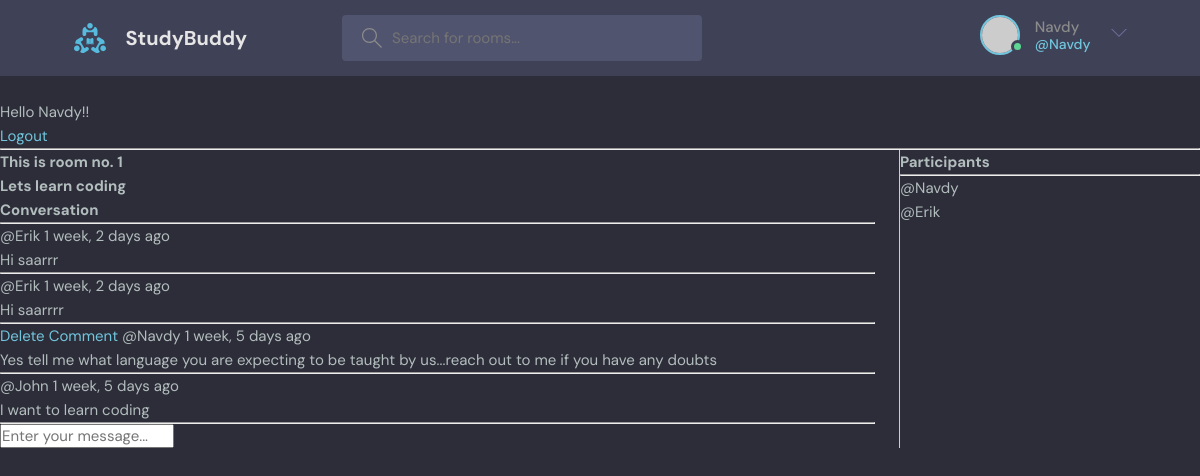
Screenshot of /room/1/ (signed in) with the database file from the repository.
### base/models.py (models this page shows, shortened)
class Rooms(models.Model):
    host = models.ForeignKey(User,on_delete=models.SET_NULL,null=True)
    topic = models.ForeignKey(Topic,on_delete=models.SET_NULL,null=True)
    name = models.CharField(max_length=200)
    participants = models.ManyToManyField(User,related_name='participants')
    description = models.TextField(null=True,blank=True)
    updated = models.DateTimeField(auto_now=True)
    added = models.DateTimeField(auto_now_add=True)
    class Meta:
        ordering = ['-updated','-added']

class Message(models.Model):
    user = models.ForeignKey(User,on_delete=models.CASCADE)
    room = models.ForeignKey(Rooms,on_delete=models.CASCADE)
    body = models.TextField()
    updated = models.DateTimeField(auto_now=True)
    added = models.DateTimeField(auto_now_add=True)
    class Meta:
            ordering = ['-updated','-added']

### base/views.py (the view, shortened to what this page needs)
# urls.py: path('room/<str:pk>/',views.room,name='room'),
def room(request,pk):
    room = Rooms.objects.get(id=pk)
    room_messages = room.message_set.all()
    participants = room.participants.all()
    return render(request,'base/rooms.html',{'room':room,'room_messages':room_messages,'participants':participants})

### base/templates/base/rooms.html (shortened to what this page needs)
{% extends 'main.html' %}
{% block content %}
<div class="comments">
    <div class="comments-left">
        <h1>This is room no. {{room.id}}</h1>
        <h3>{{ room.name }}</h3>
        <div class="comment-wrapper">
            <h3>Conversation</h3>
            <hr>
            {% for message in room_messages %}
            <div>
                {% if message.user == request.user %}
                <a href="{% url 'delete-message' message.id %}">Delete Comment</a>
                {% endif %}
                <small>@{{message.user}} {{message.added|timesince}} ago </small>
                <p>{{message.body}}</p><hr>
            </div>
            {% endfor %}
        </div>
        <div>
        {% if request.user.is_authenticated %}
        <div class="comment-form">
            <form method="POST" action="">
                <input type="text" name="body" placeholder="Enter your message..." />
            </form>
        </div>
        {% endif %}
        </div>
    </div>
    <div class="comments-right">
        <h3>Participants</h3><hr>
        {% for user in participants %}
            <div>
                <p>@{{user.username}}</p>
            </div>
        {% endfor %}
    </div>
</div>
{% endblock %}

### templates/navbar.html (shortened to what this page needs)
{% load static %}
<header class="header header--loggedIn">
      <div class="container">
        <a href="{% url 'home' %}" class="header__logo">
          <img src="{% static 'images/logo.svg' %}" />
          <h1>StudyBuddy</h1>
        </a>
        <form class="header__search" method="GET" action="{% url 'home' %}">
          <label>
            <input name="q" placeholder="Search for rooms..." />
          </label>
        </form>
        <nav class="header__menu">
            {% if request.user.is_authenticated %}
          <div class="header__user">
            <a href="profile.html">
              <div class="avatar avatar--medium active">
                <img src="https://randomuser.me/api/portraits/men/37.jpg" />
              </div>
              <p>{{ request.user.username }}<span>@{{ request.user.username }}</span></p>
            </a>
            <button class="dropdown-button">
              <svg version="1.1" xmlns="http://www.w3.org/2000/svg" width="32" height="32" viewBox="0 0 32 32">
                <title>chevron-down</title>
                <path d="M16 21l-13-13h-3l16 16 16-16h-3l-13 13z"></path>
              </svg>
            </button>
          </div>
          {% else %}
          <a href="{% url 'login' %}">
            <img src="{% static 'images/avatar.svg' %}" />
            <p>Login</p>
          </a>
{% endif %}
        </nav>
      </div>
    </header>
<br>
{% if request.user.is_authenticated %}
<p>Hello {{request.user}}!!</p>
    <a href="{% url 'logout' %}" font-size="50px">Logout</a>
{% else%}
<a href="{% url 'login' %}" font-size="50px">Login</a>
{% endif %}
<hr>

### static/styles/style.css (style rules this page uses)
:root { --color-main: #71c6dd; --color-main-light: #e1f6fb; --color-dark: #3f4156; --color-dark-medium: #51546e; --color-dark-light: #696d97; --color-light: #e5e5e5; --color-gray: #8b8b8b; --color-light-gray: #b2bdbd; --color-bg: #2d2d39; --color-success: #5dd693; --color-error: #fc4b0b; }
* { font-family: "DM Sans", -apple-system, BlinkMacSystemFont, "Segoe UI", Roboto, Oxygen, Ubuntu, Cantarell, "Open Sans", "Helvetica Neue", sans-serif; margin: 0; padding: 0; box-sizing: border-box; text-rendering: optimizeLegibility; font-size: inherit; }
html { font-size: 56.25%; }
@media only screen and (min-width: 1200px) { html { font-size: 62.5%; } }
body { line-height: 1.6; font-weight: 400; font-size: 1.5rem; color: var(--color-light-gray); background-color: var(--color-bg); min-height: 100vh; }
img { width: 100%; }
a { display: inline-block; color: var(--color-main); text-decoration: none; }
.container { max-width: 120rem; width: 90%; margin: auto; }
.avatar { position: relative; display: inline-block; border-radius: 50%; border: 2px solid var(--color-main); }
.avatar img { display: block; border-radius: 50%; object-fit: cover; object-position: center; }
.avatar::after { content: ""; display: block; position: absolute; background-color: var(--color-gray); z-index: 111; border-radius: 50%; border: 0.3rem solid var(--color-dark); }
.avatar.active::after { background-color: var(--color-success); }
.avatar.avatar--medium img { width: 3.6rem; height: 3.6rem; border-radius: 50%; }
.avatar.avatar--medium:after { width: 0.7rem; height: 0.7rem; bottom: 0px; right: -6px; }
.header { padding: 1.5rem; background-color: var(--color-dark); }
.header > .container { display: flex; gap: 9.5rem; }
.header__logo, .header__user { display: flex; gap: 2rem; align-items: center; }
.header__logo > img { height: 3.2rem; width: 3.2rem; }
.header__logo > h1 { font-weight: 700; font-size: 2rem; color: var(--color-light); }
.header__search > label { background-color: var(--color-dark-medium); padding: 1.3rem 1rem; display: flex; align-items: center; gap: 1rem; border-radius: 4px; }
.header__search svg { fill: var(--color-gray); width: 2rem; height: 2rem; margin-left: 1rem; }
.header__search input { width: 30rem; background: transparent; border: none; outline: none; color: var(--color-light); }
.header__menu { margin-left: auto; position: relative; }
.header__menu a { display: flex; gap: 1.5rem; align-items: center; font-weight: 500; text-decoration: none; color: var(--color-gray); }
.header__menu img { height: 3.6rem; }
.header__menu p { line-height: 1.2; }
.header__menu span { color: var(--color-main); font-weight: 500; font-size: 1.4rem; display: block; }
.header__menu svg { width: 1.6rem; height: 1.6rem; fill: var(--color-dark-light); }
.dropdown-button { background: transparent; border: 0; outline: 0; cursor: pointer; }

### base/templates/base/rooms.html (style rules this page uses)
.comments { display: grid; grid-template-columns: 3fr 1fr; }
.comments-left { border-right: 1px solid #ccc; padding-right: 24px; }

### rows the page displays
Rooms: id "1", name "Lets learn coding"
Message: user "Erik", added "1 week, 2 days", body "Hi saarrr"
Message: user "Erik", added "1 week, 2 days", body "Hi saarrrr"
Message: shows "Delete Comment", user "Navdy", added "1 week, 5 days", body "Yes tell me what language you are expecting to be taught by us...reach out to me if you have any doubts"
Message: user "John", added "1 week, 5 days", body "I want to learn coding"

### other values shown
{{ request.user.username }} "Navdy"
{{ request.user }} "Navdy"
{{ user.username }} "Navdy"
{{ user.username }} "Erik"
